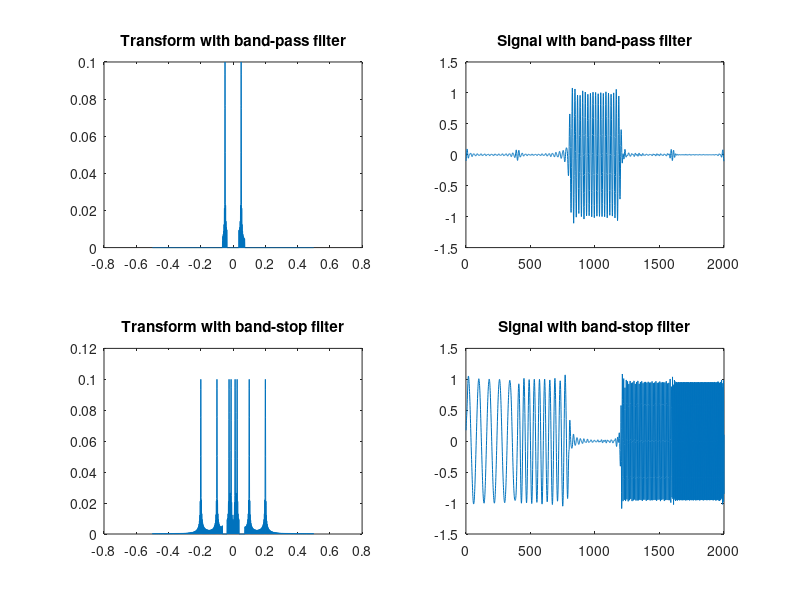

Source code (MATLAB):
% assignment: making a filter

% applying a band-pass and a band-block filter to the same transform
% third sin wave

close all;
clear;

SF = 400;  % sampling frequency
D = 1 * SF;  % lentgh
f = 5;  % initial frequency (Hz)
k = 1;  % counter

x = [];
while f < 160
    for n = 1 : D
        % signal frequency / sampling frequency
        x(k) = sin(2 * pi * n* f/SF);
        k = k + 1;
    end
    % doubling the frequency
    f = f * 2;
end

figure(1);

F = fft(x);
F = fftshift(F);
normfreq = linspace(-1/2, 1/2, numel(F));

filter1 = zeros(1, numel(F));
filter1(870 : 926) = 1;
filter1(1074 : 1145) = 1;
Xf = F .* filter1;
subplot(2, 2, 1);
plot(normfreq, abs(Xf)/numel(Xf)), title('Transform with band-pass filter');

% inverse transform
Xf = ifftshift(Xf);
xf = ifft(Xf);
xf = real(xf);
subplot(2, 2, 2);
plot(xf), title('Signal with band-pass filter');

filter2 = 1 - filter1;
Xf = F .* filter2;
subplot(2, 2, 3);
plot(normfreq, abs(Xf)/numel(Xf)), title('Transform with band-stop filter');

% inverse transform
Xf = ifftshift(Xf);
xf = ifft(Xf);
xf = real(xf);
subplot(2, 2, 4);
plot(xf), title('Signal with band-stop filter');
